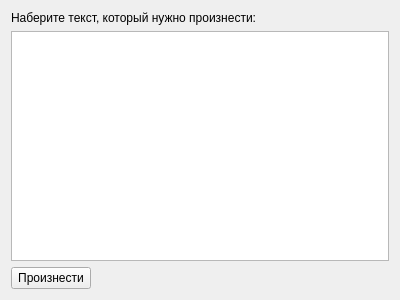
<?xml version="1.0" encoding="UTF-8"?>
<ui version="4.0">
 <class>View</class>
 <widget class="QWidget" name="View">
  <property name="geometry">
   <rect>
    <x>0</x>
    <y>0</y>
    <width>400</width>
    <height>300</height>
   </rect>
  </property>
  <property name="windowTitle">
   <string>View</string>
  </property>
  <layout class="QVBoxLayout" name="verticalLayout">
   <item>
    <widget class="QLabel" name="label">
     <property name="locale">
      <locale language="Russian" country="Russia"/>
     </property>
     <property name="text">
      <string>Наберите текст, который нужно произнести:</string>
     </property>
     <property name="buddy">
      <cstring>textEdit</cstring>
     </property>
    </widget>
   </item>
   <item>
    <widget class="QTextEdit" name="textEdit">
     <property name="locale">
      <locale language="Russian" country="Russia"/>
     </property>
     <property name="tabChangesFocus">
      <bool>true</bool>
     </property>
     <property name="acceptRichText">
      <bool>false</bool>
     </property>
    </widget>
   </item>
   <item>
    <layout class="QHBoxLayout" name="horizontalLayout">
     <item>
      <widget class="QPushButton" name="submitButton">
       <property name="locale">
        <locale language="Russian" country="Russia"/>
       </property>
       <property name="text">
        <string>Произнести</string>
       </property>
      </widget>
     </item>
     <item>
      <spacer name="horizontalSpacer">
       <property name="orientation">
        <enum>Qt::Horizontal</enum>
       </property>
       <property name="sizeHint" stdset="0">
        <size>
         <width>40</width>
         <height>20</height>
        </size>
       </property>
      </spacer>
     </item>
    </layout>
   </item>
  </layout>
 </widget>
 <layoutdefault spacing="6" margin="11"/>
 <resources/>
 <connections>
  <connection>
   <sender>submitButton</sender>
   <signal>clicked()</signal>
   <receiver>View</receiver>
   <slot>handleSubmitClick()</slot>
   <hints>
    <hint type="sourcelabel">
     <x>71</x>
     <y>270</y>
    </hint>
    <hint type="destinationlabel">
     <x>115</x>
     <y>265</y>
    </hint>
   </hints>
  </connection>
 </connections>
 <slots>
  <signal>textSubmitted(QString)</signal>
  <slot>handleSubmitClick()</slot>
 </slots>
</ui>
